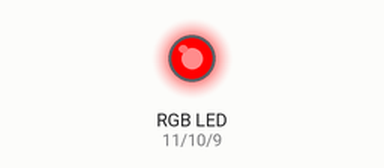
This sketch was run on a simulated Arduino Uno, built with avr-gcc and run on an emulated ATmega328P. Shown: an RGB LED mixed from three pins (HIGH = lit).

Above: at 0.5 s.
At 1.5 s:
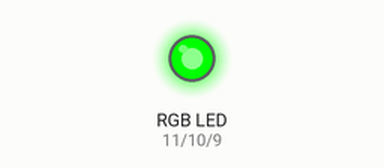
At 5.5 s:
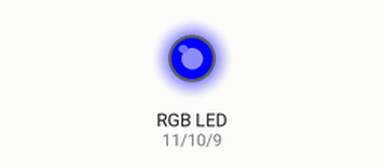
Timing chart, 0 to 6.9 s (numbered marks = the images above):
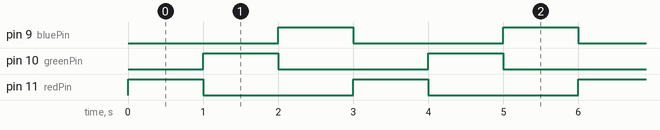

Measured:
- by itself, pin 9 (bluePin), pin 10 (greenPin), pin 11 (redPin): alternates HIGH for 1.0 s and LOW for 2.0 s
- by itself, everything shown: repeats every 3.0 s, in 3 steps

The sketch:

1_02_RGB_LED.ino
```cpp
/*
 *  이 소스는 에듀이노(Eduino)에 의해서 번역, 수정, 작성되었고 소유권 또한 에듀이노의 것입니다.
 *  소유권자의 허락을 받지 않고 무단으로 수정, 삭제하여 배포할 시 법적인 처벌을 받을 수 있습니다.
 *
 *  에듀이노 미세먼지 키트 기본예제
 *  - RGB LED 사용예제 -
 *
 *  RGB LED를 이용한 LED출력 예제 입니다.
 *  일정 기간을 간격으로 LED의 색이 변하는 예제입니다.
 *
 */

int redPin = 11;
int greenPin = 10;
int bluePin = 9;

void setup()
{
 pinMode(redPin, OUTPUT);
 pinMode(greenPin, OUTPUT);
 pinMode(bluePin, OUTPUT);
}

void loop()
{

  setColor(255, 0, 0); // red
  delay(1000);
  setColor(0, 255, 0); // green
  delay(1000);
  setColor(0, 0, 255); // blue
  delay(1000);
}


void setColor(int red, int green, int blue)
{
  analogWrite(redPin, red);
  analogWrite(greenPin, green);
  analogWrite(bluePin, blue);
}
```
